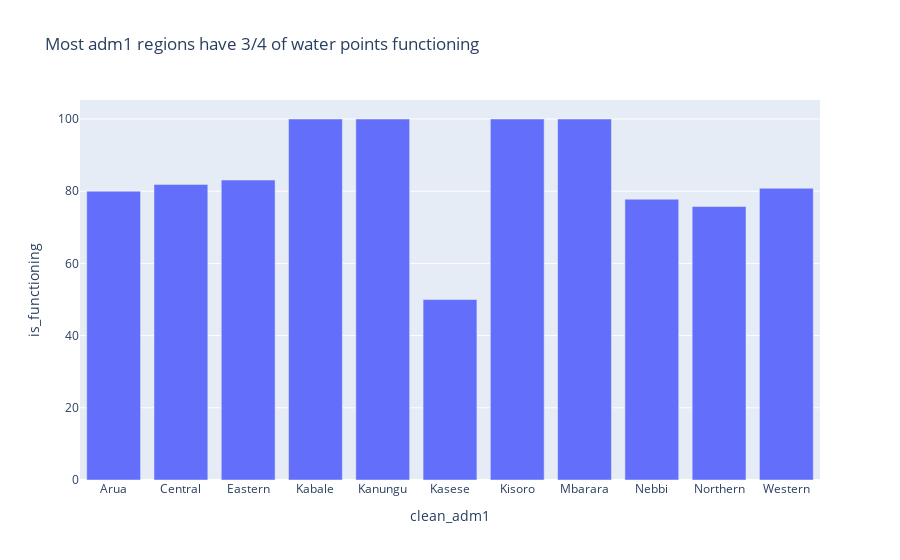

The cell this chart's notebook holds for it:
### Code cell
#functioning water points by adm1
adm1_functioning=master_df[['clean_adm1','is_functioning']].groupby('clean_adm1').mean()*100

#visualise
fig = px.bar(adm1_functioning, x=adm1_functioning.index, y="is_functioning", title="Most adm1 regions have 3/4 of water points functioning")
fig.show()

### Figure 1 — Plotly figure (JSON) as saved in the notebook; plotly's stock layout.template omitted (floating-point values rounded to 4 significant figures)
{"data": [{"alignmentgroup": "True", "hovertemplate": "clean_adm1=%{x}<br>is_functioning=%{y}<extra></extra>", "legendgroup": "", "marker": {"color": "#636efa", "pattern": {"shape": ""}}, "name": "", "offsetgroup": "", "orientation": "v", "showlegend": false, "textposition": "auto", "type": "bar", "x": ["Arua", "Central", "Eastern", "Kabale", "Kanungu", "Kasese", "Kisoro", "Mbarara", "Nebbi", "Northern", "Western"], "xaxis": "x", "y": [80, 81.88, 83.09, 100, 100, 50, 100, 100, 77.78, 75.75, 80.8], "yaxis": "y"}], "layout": {"barmode": "relative", "legend": {"tracegroupgap": 0}, "title": {"text": "Most adm1 regions have 3/4 of water points functioning"}, "xaxis": {"anchor": "y", "domain": [0, 1], "title": {"text": "clean_adm1"}}, "yaxis": {"anchor": "x", "domain": [0, 1], "title": {"text": "is_functioning"}}}}
